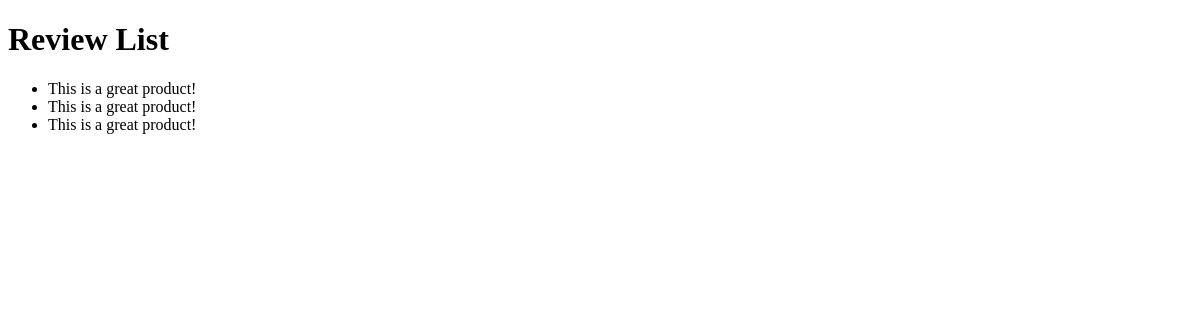
The page /mobile/reviews/ on the database as committed earlier.
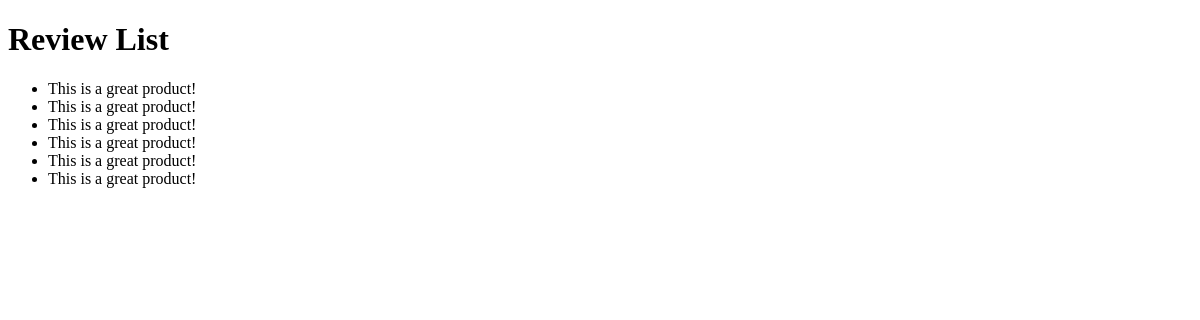
The same page on the database as committed later.
### mobile_sale/models.py (models this page shows)
class Reviews(models.Model):
    model_number = models.CharField(max_length=100, default="Unknown")
    reviews = models.CharField(max_length=200)

### mobile_sale/views.py (the view)
# urls.py: path('mobile/reviews/', views.review_list_view, name='review-list'),
def review_list_view(request):
    reviews = Reviews.objects.all()
    context = {'reviews': reviews}
    return render(request, 'review_list.html', context)

### mobile_sale/templates/review_list.html (shortened to what this page needs)
<!DOCTYPE html>
<html lang="en">
<head>
</head>
<body>
    <h1>Review List</h1>
    <ul>
        {% for review in reviews %}
            <li>{{ review.reviews }}</li>
        {% endfor %}
    </ul>
</body>
</html>

Rows that differ between the two databases and show on the page:
added Reviews: reviews "This is a great product!"
added Reviews: reviews "This is a great product!"
added Reviews: reviews "This is a great product!"
